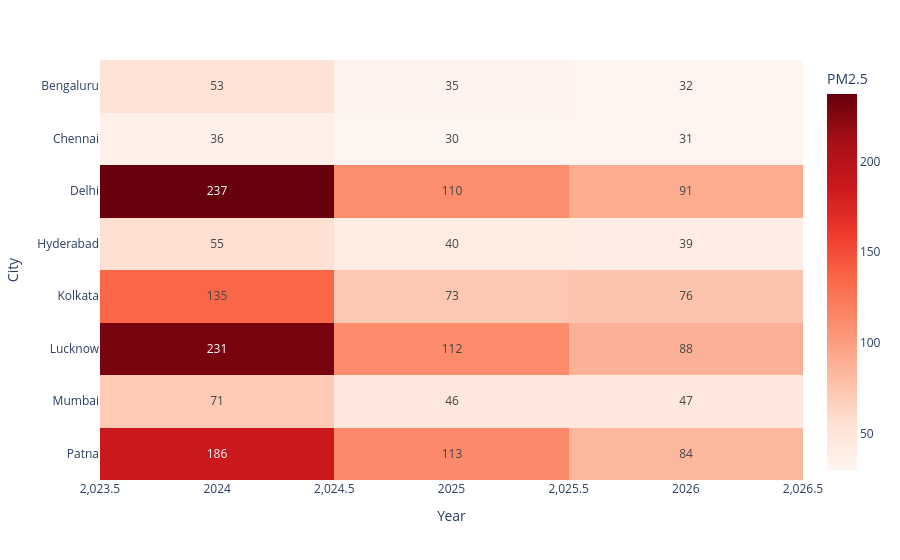

The notebook cell saved with this chart:
### Code cell
pivot = df.pivot_table(index = "city", columns = df["date"].dt.year, values = "pm2_5_ugm3", aggfunc = "mean")
px.imshow(pivot, text_auto = ".0f", color_continuous_scale = "Reds", labels = dict(x = "Year", y = "City", color = "PM2.5")).show()

### Figure 1 — Plotly figure (JSON) as saved in the notebook; plotly's stock layout.template omitted (floating-point values rounded to 4 significant figures)
{"data": [{"coloraxis": "coloraxis", "hovertemplate": "Year: %{x}<br>City: %{y}<br>PM2.5: %{z}<extra></extra>", "name": "0", "texttemplate": "%{z:.0f}", "type": "heatmap", "x": [2024, 2025, 2026], "xaxis": "x", "y": ["Bengaluru", "Chennai", "Delhi", "Hyderabad", "Kolkata", "Lucknow", "Mumbai", "Patna"], "yaxis": "y", "z": [[52.67, 34.63, 31.83], [35.81, 30.07, 31.47], [237.2, 110.5, 90.96], [55.49, 40.01, 39.47], [135.4, 72.6, 75.69], [230.5, 112.1, 87.85], [71.26, 45.63, 46.94], [186.0, 112.9, 84.18]]}], "layout": {"coloraxis": {"colorbar": {"title": {"text": "PM2.5"}}, "colorscale": [[0, "rgb(255,245,240)"], [0.125, "rgb(254,224,210)"], [0.25, "rgb(252,187,161)"], [0.375, "rgb(252,146,114)"], [0.5, "rgb(251,106,74)"], [0.625, "rgb(239,59,44)"], [0.75, "rgb(203,24,29)"], [0.875, "rgb(165,15,21)"], [1, "rgb(103,0,13)"]]}, "margin": {"t": 60}, "xaxis": {"anchor": "y", "constrain": "domain", "domain": [0, 1], "scaleanchor": "y", "title": {"text": "Year"}}, "yaxis": {"anchor": "x", "autorange": "reversed", "constrain": "domain", "domain": [0, 1], "title": {"text": "City"}}}}
